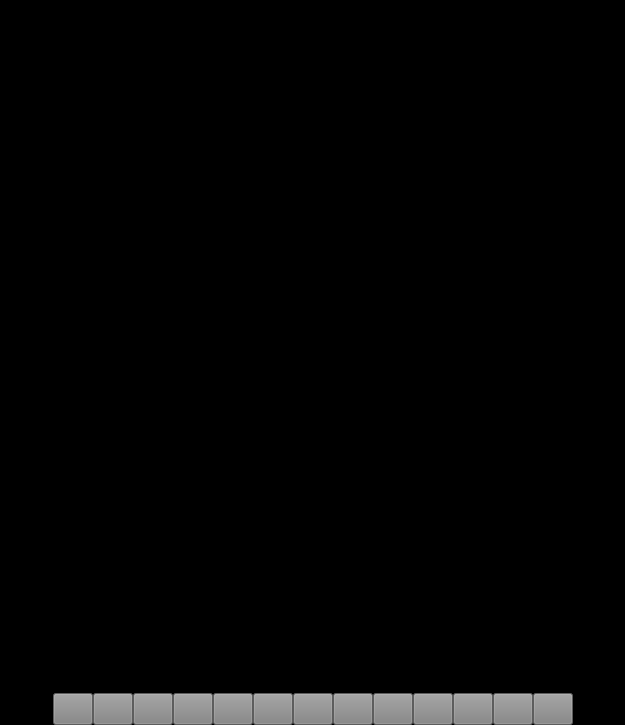
<?xml version="1.0" encoding="UTF-8"?>
<ui version="4.0">
 <class>session_display</class>
 <widget class="QWidget" name="session_display">
  <property name="geometry">
   <rect>
    <x>0</x>
    <y>0</y>
    <width>625</width>
    <height>725</height>
   </rect>
  </property>
  <property name="sizePolicy">
   <sizepolicy hsizetype="Ignored" vsizetype="Ignored">
    <horstretch>0</horstretch>
    <verstretch>0</verstretch>
   </sizepolicy>
  </property>
  <property name="minimumSize">
   <size>
    <width>625</width>
    <height>1</height>
   </size>
  </property>
  <property name="maximumSize">
   <size>
    <width>16777215</width>
    <height>16777215</height>
   </size>
  </property>
  <property name="font">
   <font>
    <pointsize>15</pointsize>
    <weight>75</weight>
    <bold>true</bold>
   </font>
  </property>
  <property name="contextMenuPolicy">
   <enum>Qt::NoContextMenu</enum>
  </property>
  <property name="windowTitle">
   <string/>
  </property>
  <property name="windowIcon">
   <iconset>
    <normaloff>resources/icons/DARK-32x32.ico</normaloff>resources/icons/DARK-32x32.ico</iconset>
  </property>
  <property name="styleSheet">
   <string notr="true">background: rgb(0,0,0)</string>
  </property>
  <layout class="QVBoxLayout" name="verticalLayout">
   <property name="spacing">
    <number>0</number>
   </property>
   <property name="leftMargin">
    <number>0</number>
   </property>
   <property name="topMargin">
    <number>0</number>
   </property>
   <property name="rightMargin">
    <number>0</number>
   </property>
   <property name="bottomMargin">
    <number>0</number>
   </property>
   <item>
    <widget class="QLabel" name="image_display">
     <property name="sizePolicy">
      <sizepolicy hsizetype="Expanding" vsizetype="Expanding">
       <horstretch>0</horstretch>
       <verstretch>0</verstretch>
      </sizepolicy>
     </property>
     <property name="minimumSize">
      <size>
       <width>1</width>
       <height>1</height>
      </size>
     </property>
     <property name="mouseTracking">
      <bool>false</bool>
     </property>
     <property name="contextMenuPolicy">
      <enum>Qt::NoContextMenu</enum>
     </property>
     <property name="styleSheet">
      <string notr="true">background: rgb(0,0,0)</string>
     </property>
     <property name="frameShape">
      <enum>QFrame::Box</enum>
     </property>
     <property name="frameShadow">
      <enum>QFrame::Plain</enum>
     </property>
     <property name="text">
      <string/>
     </property>
     <property name="scaledContents">
      <bool>false</bool>
     </property>
     <property name="alignment">
      <set>Qt::AlignCenter</set>
     </property>
    </widget>
   </item>
   <item>
    <layout class="QHBoxLayout" name="horizontalLayout_4">
     <property name="spacing">
      <number>0</number>
     </property>
     <property name="sizeConstraint">
      <enum>QLayout::SetDefaultConstraint</enum>
     </property>
     <property name="rightMargin">
      <number>0</number>
     </property>
     <item>
      <layout class="QHBoxLayout" name="horizontalLayout_3"/>
     </item>
     <item>
      <layout class="QHBoxLayout" name="horizontalLayout">
       <property name="spacing">
        <number>0</number>
       </property>
       <property name="sizeConstraint">
        <enum>QLayout::SetFixedSize</enum>
       </property>
       <item>
        <widget class="QLabel" name="session_info">
         <property name="sizePolicy">
          <sizepolicy hsizetype="Fixed" vsizetype="Fixed">
           <horstretch>0</horstretch>
           <verstretch>0</verstretch>
          </sizepolicy>
         </property>
         <property name="minimumSize">
          <size>
           <width>70</width>
           <height>25</height>
          </size>
         </property>
         <property name="maximumSize">
          <size>
           <width>59</width>
           <height>25</height>
          </size>
         </property>
         <property name="font">
          <font>
           <family>MS Shell Dlg 2</family>
           <pointsize>15</pointsize>
           <weight>75</weight>
           <bold>true</bold>
          </font>
         </property>
         <property name="cursor">
          <cursorShape>IBeamCursor</cursorShape>
         </property>
         <property name="autoFillBackground">
          <bool>false</bool>
         </property>
         <property name="styleSheet">
          <string notr="true">color: &quot;white&quot;</string>
         </property>
         <property name="text">
          <string>{info}</string>
         </property>
         <property name="alignment">
          <set>Qt::AlignCenter</set>
         </property>
         <property name="textInteractionFlags">
          <set>Qt::LinksAccessibleByMouse|Qt::TextSelectableByMouse</set>
         </property>
        </widget>
       </item>
       <item>
        <widget class="QPushButton" name="grid_button">
         <property name="sizePolicy">
          <sizepolicy hsizetype="Fixed" vsizetype="Fixed">
           <horstretch>0</horstretch>
           <verstretch>0</verstretch>
          </sizepolicy>
         </property>
         <property name="minimumSize">
          <size>
           <width>40</width>
           <height>0</height>
          </size>
         </property>
         <property name="maximumSize">
          <size>
           <width>40</width>
           <height>16777215</height>
          </size>
         </property>
         <property name="toolTip">
          <string>[G] Toggle grid, [CTRL + G] Grid settings</string>
         </property>
         <property name="styleSheet">
          <string notr="true">background: rgb(130, 130, 130);</string>
         </property>
         <property name="text">
          <string/>
         </property>
         <property name="icon">
          <iconset>
           <normaloff>resources/icons/grid_icon.png</normaloff>resources/icons/grid_icon.png</iconset>
         </property>
         <property name="iconSize">
          <size>
           <width>15</width>
           <height>15</height>
          </size>
         </property>
         <property name="checkable">
          <bool>true</bool>
         </property>
        </widget>
       </item>
       <item>
        <widget class="QPushButton" name="grayscale_button">
         <property name="sizePolicy">
          <sizepolicy hsizetype="Fixed" vsizetype="Fixed">
           <horstretch>0</horstretch>
           <verstretch>0</verstretch>
          </sizepolicy>
         </property>
         <property name="minimumSize">
          <size>
           <width>40</width>
           <height>0</height>
          </size>
         </property>
         <property name="maximumSize">
          <size>
           <width>40</width>
           <height>16777215</height>
          </size>
         </property>
         <property name="mouseTracking">
          <bool>false</bool>
         </property>
         <property name="focusPolicy">
          <enum>Qt::NoFocus</enum>
         </property>
         <property name="toolTip">
          <string>[F] Toggle grayscale</string>
         </property>
         <property name="styleSheet">
          <string notr="true">background: rgb(130, 130, 130);</string>
         </property>
         <property name="text">
          <string/>
         </property>
         <property name="icon">
          <iconset resource="resources/resources_config.qrc">
           <normaloff>:/icons/icons/grayscale.png</normaloff>:/icons/icons/grayscale.png</iconset>
         </property>
         <property name="iconSize">
          <size>
           <width>15</width>
           <height>15</height>
          </size>
         </property>
         <property name="checkable">
          <bool>true</bool>
         </property>
        </widget>
       </item>
       <item>
        <widget class="QPushButton" name="lock_scale_button">
         <property name="sizePolicy">
          <sizepolicy hsizetype="Fixed" vsizetype="Fixed">
           <horstretch>0</horstretch>
           <verstretch>0</verstretch>
          </sizepolicy>
         </property>
         <property name="minimumSize">
          <size>
           <width>40</width>
           <height>0</height>
          </size>
         </property>
         <property name="maximumSize">
          <size>
           <width>40</width>
           <height>16777215</height>
          </size>
         </property>
         <property name="toolTip">
          <string>[R] Prevent rescaling of the window&quot;</string>
         </property>
         <property name="styleSheet">
          <string notr="true">background: rgb(130, 130, 130);</string>
         </property>
         <property name="text">
          <string/>
         </property>
         <property name="icon">
          <iconset>
           <normaloff>resources/icons/lock_scale.png</normaloff>resources/icons/lock_scale.png</iconset>
         </property>
         <property name="iconSize">
          <size>
           <width>15</width>
           <height>15</height>
          </size>
         </property>
         <property name="checkable">
          <bool>true</bool>
         </property>
        </widget>
       </item>
       <item>
        <widget class="QPushButton" name="flip_horizontal_button">
         <property name="sizePolicy">
          <sizepolicy hsizetype="Fixed" vsizetype="Fixed">
           <horstretch>0</horstretch>
           <verstretch>0</verstretch>
          </sizepolicy>
         </property>
         <property name="minimumSize">
          <size>
           <width>40</width>
           <height>0</height>
          </size>
         </property>
         <property name="maximumSize">
          <size>
           <width>40</width>
           <height>16777215</height>
          </size>
         </property>
         <property name="mouseTracking">
          <bool>false</bool>
         </property>
         <property name="focusPolicy">
          <enum>Qt::NoFocus</enum>
         </property>
         <property name="toolTip">
          <string>[H] Horizontal Flip</string>
         </property>
         <property name="styleSheet">
          <string notr="true">background: rgb(130, 130, 130);</string>
         </property>
         <property name="text">
          <string/>
         </property>
         <property name="icon">
          <iconset resource="resources/resources_config.qrc">
           <normaloff>:/icons/icons/flip horizontal.png</normaloff>:/icons/icons/flip horizontal.png</iconset>
         </property>
         <property name="iconSize">
          <size>
           <width>15</width>
           <height>15</height>
          </size>
         </property>
         <property name="checkable">
          <bool>true</bool>
         </property>
        </widget>
       </item>
       <item>
        <widget class="QPushButton" name="flip_vertical_button">
         <property name="sizePolicy">
          <sizepolicy hsizetype="Fixed" vsizetype="Fixed">
           <horstretch>0</horstretch>
           <verstretch>0</verstretch>
          </sizepolicy>
         </property>
         <property name="minimumSize">
          <size>
           <width>40</width>
           <height>0</height>
          </size>
         </property>
         <property name="maximumSize">
          <size>
           <width>40</width>
           <height>16777215</height>
          </size>
         </property>
         <property name="mouseTracking">
          <bool>false</bool>
         </property>
         <property name="focusPolicy">
          <enum>Qt::NoFocus</enum>
         </property>
         <property name="toolTip">
          <string>[V] Vertical Flip</string>
         </property>
         <property name="styleSheet">
          <string notr="true">background: rgb(130, 130, 130);</string>
         </property>
         <property name="text">
          <string/>
         </property>
         <property name="icon">
          <iconset resource="resources/resources_config.qrc">
           <normaloff>:/icons/icons/flip vertical.png</normaloff>:/icons/icons/flip vertical.png</iconset>
         </property>
         <property name="iconSize">
          <size>
           <width>15</width>
           <height>15</height>
          </size>
         </property>
         <property name="checkable">
          <bool>true</bool>
         </property>
        </widget>
       </item>
       <item>
        <widget class="QPushButton" name="previous_image">
         <property name="sizePolicy">
          <sizepolicy hsizetype="Fixed" vsizetype="Fixed">
           <horstretch>0</horstretch>
           <verstretch>0</verstretch>
          </sizepolicy>
         </property>
         <property name="minimumSize">
          <size>
           <width>40</width>
           <height>0</height>
          </size>
         </property>
         <property name="maximumSize">
          <size>
           <width>40</width>
           <height>16777215</height>
          </size>
         </property>
         <property name="mouseTracking">
          <bool>false</bool>
         </property>
         <property name="focusPolicy">
          <enum>Qt::NoFocus</enum>
         </property>
         <property name="toolTip">
          <string>[Left] Previous image</string>
         </property>
         <property name="styleSheet">
          <string notr="true">background: rgb(130, 130, 130);</string>
         </property>
         <property name="text">
          <string/>
         </property>
         <property name="icon">
          <iconset resource="resources/resources_config.qrc">
           <normaloff>:/icons/icons/arrow left.png</normaloff>:/icons/icons/arrow left.png</iconset>
         </property>
         <property name="iconSize">
          <size>
           <width>15</width>
           <height>15</height>
          </size>
         </property>
         <property name="shortcut">
          <string>Left</string>
         </property>
         <property name="checkable">
          <bool>false</bool>
         </property>
        </widget>
       </item>
       <item>
        <widget class="QPushButton" name="pause_timer">
         <property name="sizePolicy">
          <sizepolicy hsizetype="Fixed" vsizetype="Fixed">
           <horstretch>0</horstretch>
           <verstretch>0</verstretch>
          </sizepolicy>
         </property>
         <property name="minimumSize">
          <size>
           <width>40</width>
           <height>0</height>
          </size>
         </property>
         <property name="maximumSize">
          <size>
           <width>40</width>
           <height>16777215</height>
          </size>
         </property>
         <property name="mouseTracking">
          <bool>false</bool>
         </property>
         <property name="focusPolicy">
          <enum>Qt::NoFocus</enum>
         </property>
         <property name="toolTip">
          <string>[Space] Pause Timer</string>
         </property>
         <property name="styleSheet">
          <string notr="true">background: rgb(130, 130, 130);</string>
         </property>
         <property name="text">
          <string/>
         </property>
         <property name="icon">
          <iconset resource="resources/resources_config.qrc">
           <normaloff>:/icons/icons/Pause.png</normaloff>:/icons/icons/Pause.png</iconset>
         </property>
         <property name="iconSize">
          <size>
           <width>15</width>
           <height>15</height>
          </size>
         </property>
         <property name="shortcut">
          <string>Space</string>
         </property>
         <property name="checkable">
          <bool>true</bool>
         </property>
        </widget>
       </item>
       <item>
        <widget class="QPushButton" name="stop_session">
         <property name="sizePolicy">
          <sizepolicy hsizetype="Fixed" vsizetype="Fixed">
           <horstretch>0</horstretch>
           <verstretch>0</verstretch>
          </sizepolicy>
         </property>
         <property name="minimumSize">
          <size>
           <width>40</width>
           <height>0</height>
          </size>
         </property>
         <property name="maximumSize">
          <size>
           <width>40</width>
           <height>16777215</height>
          </size>
         </property>
         <property name="mouseTracking">
          <bool>false</bool>
         </property>
         <property name="focusPolicy">
          <enum>Qt::NoFocus</enum>
         </property>
         <property name="toolTip">
          <string>[Esc] Stop Session and closes window</string>
         </property>
         <property name="styleSheet">
          <string notr="true">background: rgb(130, 130, 130);</string>
         </property>
         <property name="text">
          <string/>
         </property>
         <property name="icon">
          <iconset resource="resources/resources_config.qrc">
           <normaloff>:/icons/icons/Square.png</normaloff>:/icons/icons/Square.png</iconset>
         </property>
         <property name="iconSize">
          <size>
           <width>15</width>
           <height>15</height>
          </size>
         </property>
         <property name="shortcut">
          <string>Esc</string>
         </property>
         <property name="checkable">
          <bool>false</bool>
         </property>
        </widget>
       </item>
       <item>
        <widget class="QPushButton" name="next_image">
         <property name="sizePolicy">
          <sizepolicy hsizetype="Fixed" vsizetype="Fixed">
           <horstretch>0</horstretch>
           <verstretch>0</verstretch>
          </sizepolicy>
         </property>
         <property name="minimumSize">
          <size>
           <width>40</width>
           <height>0</height>
          </size>
         </property>
         <property name="maximumSize">
          <size>
           <width>40</width>
           <height>16777215</height>
          </size>
         </property>
         <property name="mouseTracking">
          <bool>false</bool>
         </property>
         <property name="focusPolicy">
          <enum>Qt::NoFocus</enum>
         </property>
         <property name="toolTip">
          <string>[Right] Next Image</string>
         </property>
         <property name="styleSheet">
          <string notr="true">background: rgb(130, 130, 130);</string>
         </property>
         <property name="text">
          <string/>
         </property>
         <property name="icon">
          <iconset resource="resources/resources_config.qrc">
           <normaloff>:/icons/icons/arrow right.png</normaloff>:/icons/icons/arrow right.png</iconset>
         </property>
         <property name="iconSize">
          <size>
           <width>15</width>
           <height>15</height>
          </size>
         </property>
         <property name="shortcut">
          <string>Right</string>
         </property>
         <property name="checkable">
          <bool>false</bool>
         </property>
        </widget>
       </item>
       <item>
        <widget class="QPushButton" name="copy_image_path_button">
         <property name="sizePolicy">
          <sizepolicy hsizetype="Fixed" vsizetype="Fixed">
           <horstretch>0</horstretch>
           <verstretch>0</verstretch>
          </sizepolicy>
         </property>
         <property name="minimumSize">
          <size>
           <width>40</width>
           <height>0</height>
          </size>
         </property>
         <property name="maximumSize">
          <size>
           <width>40</width>
           <height>16777215</height>
          </size>
         </property>
         <property name="toolTip">
          <string>[C] Copy image path to clipboard</string>
         </property>
         <property name="styleSheet">
          <string notr="true">background: rgb(130, 130, 130);</string>
         </property>
         <property name="text">
          <string/>
         </property>
         <property name="icon">
          <iconset>
           <normaloff>resources/icons/copy-icon.png</normaloff>resources/icons/copy-icon.png</iconset>
         </property>
         <property name="iconSize">
          <size>
           <width>15</width>
           <height>15</height>
          </size>
         </property>
         <property name="checkable">
          <bool>false</bool>
         </property>
        </widget>
       </item>
       <item>
        <widget class="QPushButton" name="open_folder_button">
         <property name="sizePolicy">
          <sizepolicy hsizetype="Fixed" vsizetype="Fixed">
           <horstretch>0</horstretch>
           <verstretch>0</verstretch>
          </sizepolicy>
         </property>
         <property name="minimumSize">
          <size>
           <width>40</width>
           <height>0</height>
          </size>
         </property>
         <property name="maximumSize">
          <size>
           <width>40</width>
           <height>16777215</height>
          </size>
         </property>
         <property name="toolTip">
          <string>[O] Open image folder</string>
         </property>
         <property name="styleSheet">
          <string notr="true">background: rgb(130, 130, 130);</string>
         </property>
         <property name="text">
          <string/>
         </property>
         <property name="icon">
          <iconset>
           <normaloff>resources/icons/folder-icon.png</normaloff>resources/icons/folder-icon.png</iconset>
         </property>
         <property name="iconSize">
          <size>
           <width>15</width>
           <height>15</height>
          </size>
         </property>
         <property name="checkable">
          <bool>false</bool>
         </property>
        </widget>
       </item>
       <item>
        <widget class="QPushButton" name="delete_image_button">
         <property name="sizePolicy">
          <sizepolicy hsizetype="Fixed" vsizetype="Fixed">
           <horstretch>0</horstretch>
           <verstretch>0</verstretch>
          </sizepolicy>
         </property>
         <property name="minimumSize">
          <size>
           <width>40</width>
           <height>0</height>
          </size>
         </property>
         <property name="maximumSize">
          <size>
           <width>40</width>
           <height>16777215</height>
          </size>
         </property>
         <property name="toolTip">
          <string>[Ctrl + D] Delete image</string>
         </property>
         <property name="styleSheet">
          <string notr="true">background: rgb(130, 130, 130);</string>
         </property>
         <property name="text">
          <string/>
         </property>
         <property name="icon">
          <iconset>
           <normaloff>resources/icons/trash-can.png</normaloff>resources/icons/trash-can.png</iconset>
         </property>
         <property name="iconSize">
          <size>
           <width>15</width>
           <height>15</height>
          </size>
         </property>
         <property name="checkable">
          <bool>false</bool>
         </property>
        </widget>
       </item>
       <item>
        <widget class="QPushButton" name="show_main_window_button">
         <property name="sizePolicy">
          <sizepolicy hsizetype="Fixed" vsizetype="Fixed">
           <horstretch>0</horstretch>
           <verstretch>0</verstretch>
          </sizepolicy>
         </property>
         <property name="minimumSize">
          <size>
           <width>40</width>
           <height>0</height>
          </size>
         </property>
         <property name="maximumSize">
          <size>
           <width>40</width>
           <height>16777215</height>
          </size>
         </property>
         <property name="toolTip">
          <string>[Tab] Open settings window</string>
         </property>
         <property name="styleSheet">
          <string notr="true">background: rgb(130, 130, 130);</string>
         </property>
         <property name="text">
          <string/>
         </property>
         <property name="icon">
          <iconset>
           <normaloff>resources/icons/settings.png</normaloff>resources/icons/settings.png</iconset>
         </property>
         <property name="iconSize">
          <size>
           <width>15</width>
           <height>15</height>
          </size>
         </property>
        </widget>
       </item>
       <item>
        <widget class="QLabel" name="timer_display">
         <property name="sizePolicy">
          <sizepolicy hsizetype="Fixed" vsizetype="Fixed">
           <horstretch>0</horstretch>
           <verstretch>0</verstretch>
          </sizepolicy>
         </property>
         <property name="minimumSize">
          <size>
           <width>70</width>
           <height>25</height>
          </size>
         </property>
         <property name="maximumSize">
          <size>
           <width>50</width>
           <height>25</height>
          </size>
         </property>
         <property name="font">
          <font>
           <family>MS Shell Dlg 2</family>
           <pointsize>15</pointsize>
           <weight>75</weight>
           <italic>false</italic>
           <bold>true</bold>
          </font>
         </property>
         <property name="styleSheet">
          <string notr="true">color: 'white';</string>
         </property>
         <property name="frameShape">
          <enum>QFrame::NoFrame</enum>
         </property>
         <property name="frameShadow">
          <enum>QFrame::Plain</enum>
         </property>
         <property name="lineWidth">
          <number>1</number>
         </property>
         <property name="text">
          <string>00:00</string>
         </property>
         <property name="alignment">
          <set>Qt::AlignCenter</set>
         </property>
         <property name="textInteractionFlags">
          <set>Qt::LinksAccessibleByMouse</set>
         </property>
        </widget>
       </item>
      </layout>
     </item>
     <item>
      <layout class="QHBoxLayout" name="horizontalLayout_2">
       <property name="sizeConstraint">
        <enum>QLayout::SetFixedSize</enum>
       </property>
      </layout>
     </item>
    </layout>
   </item>
  </layout>
 </widget>
 <resources>
  <include location="resources/resources_config.qrc"/>
 </resources>
 <connections/>
</ui>
